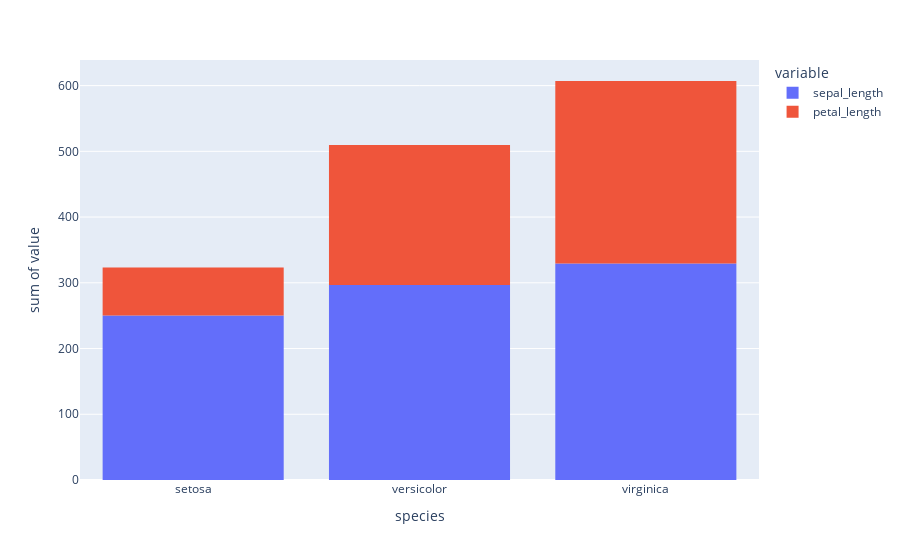

Source (notebook cell):
### Code cell
px.histogram(data , y=['sepal_length','petal_length'],x='species')

### Figure 1 — Plotly figure (JSON) as saved in the notebook; plotly's stock layout.template omitted (floating-point values rounded to 4 significant figures; data arrays with more than 128 entries replaced by an {"elided": "..."} marker saying what was removed)
{"data": [{"alignmentgroup": "True", "bingroup": "x", "histfunc": "sum", "hovertemplate": "variable=sepal_length<br>species=%{x}<br>sum of value=%{y}<extra></extra>", "legendgroup": "sepal_length", "marker": {"color": "#636efa", "pattern": {"shape": ""}}, "name": "sepal_length", "offsetgroup": "sepal_length", "orientation": "v", "showlegend": true, "type": "histogram", "x": {"elided": "150 str values"}, "xaxis": "x", "y": {"elided": "150 float values"}, "yaxis": "y"}, {"alignmentgroup": "True", "bingroup": "x", "histfunc": "sum", "hovertemplate": "variable=petal_length<br>species=%{x}<br>sum of value=%{y}<extra></extra>", "legendgroup": "petal_length", "marker": {"color": "#EF553B", "pattern": {"shape": ""}}, "name": "petal_length", "offsetgroup": "petal_length", "orientation": "v", "showlegend": true, "type": "histogram", "x": {"elided": "150 str values"}, "xaxis": "x", "y": {"elided": "150 float values"}, "yaxis": "y"}], "layout": {"barmode": "relative", "legend": {"title": {"text": "variable"}, "tracegroupgap": 0}, "margin": {"t": 60}, "xaxis": {"anchor": "y", "domain": [0, 1], "title": {"text": "species"}}, "yaxis": {"anchor": "x", "domain": [0, 1], "title": {"text": "sum of value"}}}}
